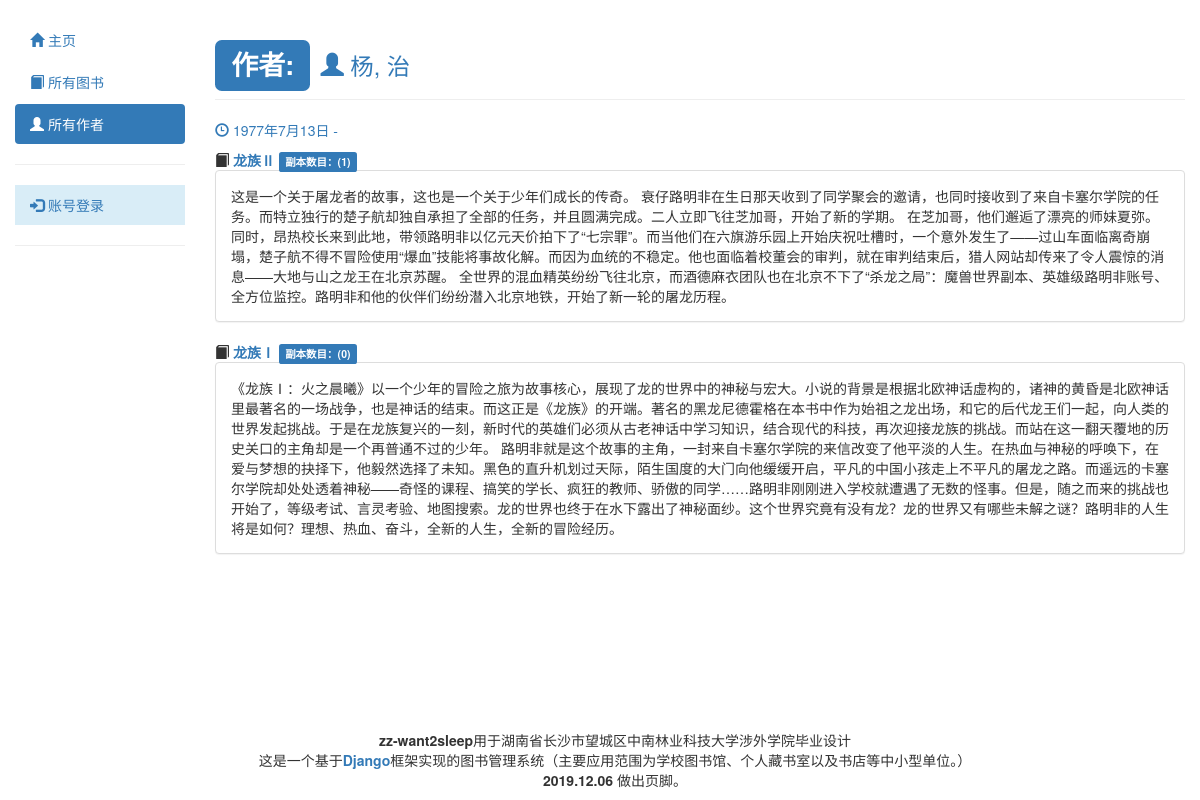
The page /catalog/author/9 on the database its author committed.
### catalog/models.py (models this page shows, shortened)
class Author(models.Model):
    first_name = models.CharField(max_length=100)
    last_name = models.CharField(max_length=100)
    date_of_birth = models.DateField(
        help_text='时间格式：2019/10/04', null=True, blank=True)
    date_of_death = models.DateField(
        'Died', help_text='时间格式：2019/10/04',  null=True, blank=True)
    def __str__(self):
        return '%s, %s' % (self.last_name, self.first_name)
    class Meta:
        ordering = ['last_name']

class Book(models.Model):
    title = models.CharField(max_length=200)
    author = models.ForeignKey('Author', on_delete=models.SET_NULL, null=True)
    summary = models.TextField(
        max_length=1000, help_text="Enter a brief description of the book")
    isbn = models.CharField(
        'ISBN', max_length=13, help_text='13 Character <a href="https://www.isbn-international.org/content/what-isbn">ISBN number</a>')
    genre = models.ManyToManyField(
        Genre, help_text="elect a genre for this book 按住 ”Control“，或者Mac上的 “Command”，可以选择多个。")
    language = models.ForeignKey(
        'Language', on_delete=models.SET_NULL, null=True)
    pic = models.ImageField('picture', upload_to='BookImage', null=True,
                            blank=True, help_text='上传相应的图片。', default='BookImage/404.png')
    class Meta:
        ordering = ["-title"]
    def __str__(self):
        return self.title
    def display_genre(self):
        """
        create a string for the Genre.This is required to display genre in Admin.
        """
        return ','.join([genre.name for genre in self.genre.all()[:3]])
    display_genre.short_description = 'Genre'
    def display_genre1(self):
        """
        create a string for the Genre.This is required to display genre in Admin.+1
        """
        return ','.join([genre.name for genre in self.genre.all()])
    display_genre1.short_description = 'Genre1'

### catalog/views.py (the view)
# urls.py: path('author/<int:pk>', views.AuthorDetailView.as_view(), name="author-detail"),
class AuthorDetailView(generic.DetailView):
    model = Author

### catalog/templates/catalog/author_detail.html (shortened to what this page needs)
{% extends "base_generic.html" %} {% block content %}
<div class="page-header">
  <h1>
    <span class="label label-primary">作者:</span>
    <small class="text-primary"
      ><span class="glyphicon glyphicon-user"></span> {{ author }}</small
    >
  </h1>
</div>
<p class="text-primary">
  <span class="glyphicon glyphicon-time"></span>{% if author.date_of_birth %}
  {{author.date_of_birth}}{%endif%}
  <span> - </span>
</p>
<dl>
  {% for book in author.book_set.all %}
  <dt>
    <span class="glyphicon glyphicon-book"></span>
    <a href="{% url 'catalog:book-detail' book.pk %}">{{book}}</a>
    <span class="label label-primary"
      >副本数目：({{book.bookinstance_set.all.count}})</span
    >
  </dt>
  <dd>
    <div class="panel panel-default">
      <div class="panel-body">
        {{book.summary}}
      </div>
    </div>
  </dd>
  {% endfor %}
</dl>
{% endblock %}

### rows shown on the page
Author: last_name+first_name "杨, 治", date_of_birth "1977年7月13日"
Book: title "龙族Ⅱ", bookinstance_set.all.count "1", summary "这是一个关于屠龙者的故事，这也是一个关于少年们成长的传奇。 衰仔路明非在生日那天收到了同学聚会的邀请，也同时接收到了来自卡塞尔学院的任务。而特立独行的楚子航却独自承担了全部的任务，并且圆满完成。二人立即飞往芝加哥，开始了新的学期。 在芝加哥，他们邂逅了漂亮的师妹夏弥。同时，昂热校长来到此地，带领路明非以亿元天价拍下了“七宗罪”。而当他们在六旗游乐园上开始庆祝吐槽时，一个意外发生了——过山车面临离奇崩塌，楚子航不得不冒险使用“爆血”技能将事故化解。而因为血统的不稳定。他也面临着校董会的审判，就在审判结束后，猎人网站却传来了令人震惊的消息——大地与山之龙王在北京苏醒。 全世界的混血精英纷纷飞往北京，而酒德麻衣团队也在北京不下了“杀龙之局”：魔兽世界副本、英雄级路明非账号、全方位监控。路明非和他的伙伴们纷纷潜入北京地铁，开始了新一轮的屠龙历程。"
Book: title "龙族Ⅰ", bookinstance_set.all.count "0", summary "《龙族Ⅰ：火之晨曦》以一个少年的冒险之旅为故事核心，展现了龙的世界中的神秘与宏大。小说的背景是根据北欧神话虚构的，诸神的黄昏是北欧神话里最著名的一场战争，也是神话的结束。而这正是《龙族》的开端。著名的黑龙尼德霍格在本书中作为始祖之龙出场，和它的后代龙王们一起，向人类的世界发起挑战。于是在龙族复兴的一刻，新时代的英雄们必须从古老神话中学习知识，结合现代的科技，再次迎接龙族的挑战。而站在这一翻天覆地的历史关口的主角却是一个再普通不过的少年。 路明非就是这个故事的主角，一封来自卡塞尔学院的来信改变了他平淡的人生。在热血与神秘的呼唤下，在爱与梦想的抉择下，他毅然选择了未知。黑色的直升机划过天际，陌生国度的大门向他缓缓开启，平凡的中国小孩走上不平凡的屠龙之路。而遥远的卡塞尔学院却处处透着神秘——奇怪的课程、搞笑的学长、疯狂的教师、骄傲的同学……路明非刚刚进入学校就遭遇了无数的怪事。但是，随之而来的挑战也开始了，等级考试、言灵考验、地图搜索。龙的世界也终于在水下露出了神秘面纱。这个世界究竟有没有龙？龙的世界又有哪些未解之谜？路明非的人生将是如何？理想、热血、奋斗，全新的人生，全新的冒险经历。"
